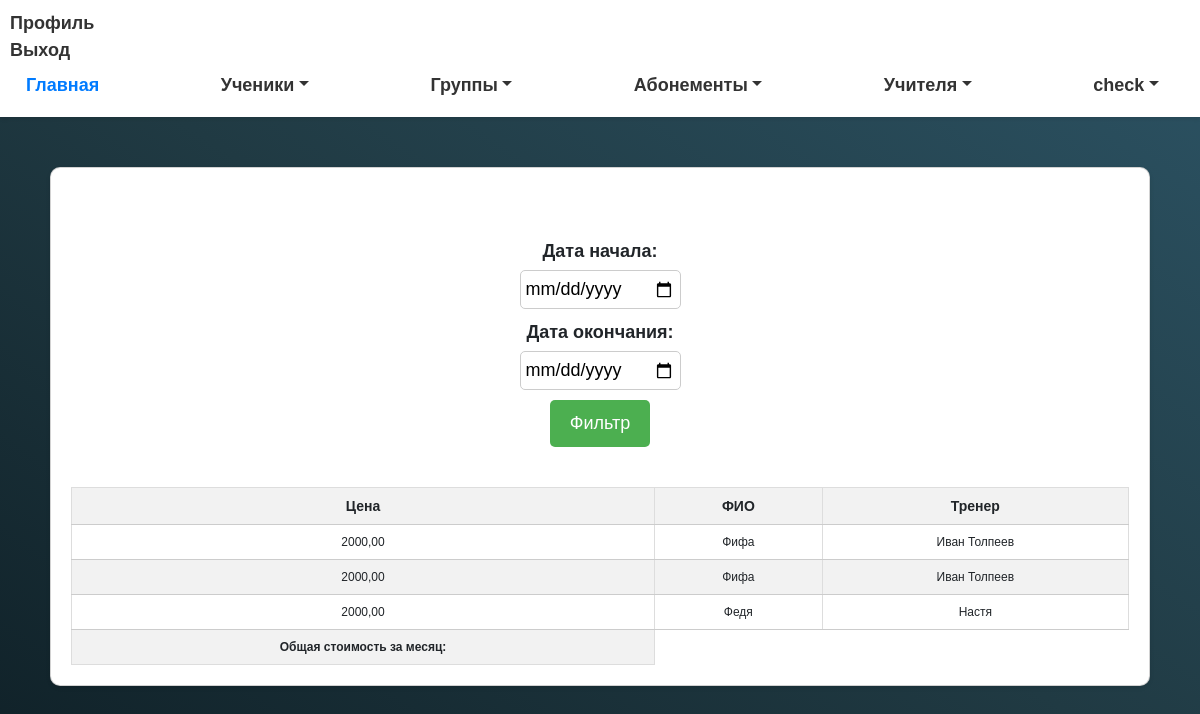
/check/ (signed in), run on an earlier commit of the app's database.
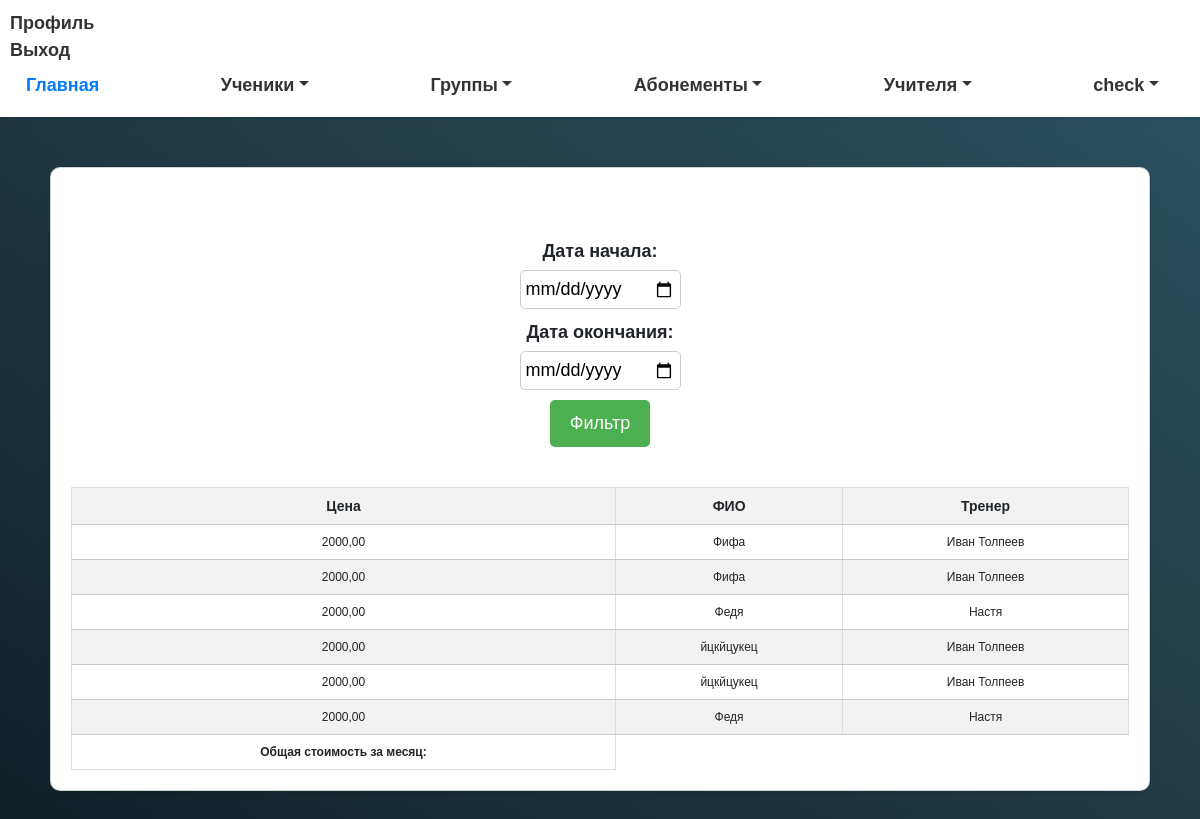
And on a later commit of the database.
### myapp/models.py (models this page shows, shortened)
class Subscription(models.Model):
    group = models.ForeignKey(Group, on_delete=models.CASCADE)
    client = models.ForeignKey(Client, on_delete=models.CASCADE)
    coach = models.ForeignKey(Coach, on_delete=models.CASCADE)
    lessons_count = models.IntegerField()
    attendance = models.BooleanField(default=False)
    price = models.DecimalField(max_digits=10, decimal_places=2)  # Добавляем поле для стоимости абонемента
    comment = models.TextField(blank=True, null=True)
    button_highlighted = models.BooleanField(default=False)
    date = models.DateTimeField(default=timezone.now)  # Добавляем поле для даты создания

class Client(models.Model):
    full_name = models.CharField(max_length=255)
    birth_date = models.DateField()
    phone_number = models.CharField(max_length=20)
    parent_name = models.CharField(max_length=255)
    address = models.CharField(max_length=255, default='Unknown Address')  # Add a default value here
    card_number = models.CharField(max_length=100, unique=True)
    group_obj = models.ForeignKey('Group', on_delete=models.CASCADE, null=True, blank=True)
    date_joined = models.DateField()

class Coach(models.Model):
    full_name = models.CharField(max_length=255)
    phone_number = models.CharField(max_length=20)
    students = models.ManyToManyField(Client, null=True, blank=True)
    groupqs = models.ManyToManyField(Group, related_name='coach_groupqs', null=True, blank=True)

### myapp/views.py (the view)
# urls.py: path('check/', check, name='check'),
@login_required
def check(request):
    subscriptions = Subscription.objects.all()
    start_date = request.GET.get('start_date')
    end_date = request.GET.get('end_date')
    if start_date and end_date:
        subscriptions = subscriptions.filter(date__range=[start_date, end_date])
        total_price = subscriptions.aggregate(total_price=Sum('price'))['total_price']
        return render(request, 'check.html', {'subscriptions': subscriptions,
                                              'total_price': total_price})
    else:
        return render(request, 'check.html', {'subscriptions': subscriptions})

### myapp/templates/check.html
{% extends 'base.html' %}
{% block content %}
<div class="container">
    <div class="card" style="padding: 20px; border-radius: 10px; box-shadow: 0 2px 4px rgba(0,0,0,0.1);">
        <form method="get" style="margin-bottom: 20px;">
            <label for="start_date" style="display: block; margin-bottom: 5px;">Дата начала:</label>
            <input type="date" name="start_date" style="padding: 5px; border: 1px solid #ccc; border-radius: 5px; margin-bottom: 10px;">
            <label for="end_date" style="display: block; margin-bottom: 5px;">Дата окончания:</label>
            <input type="date" name="end_date" style="padding: 5px; border: 1px solid #ccc; border-radius: 5px; margin-bottom: 10px;">
            <button type="submit" style="padding: 10px 20px; background-color: #4CAF50; color: white; border: none; border-radius: 5px; cursor: pointer;">Фильтр</button>
        </form>
        <table style="width: 100%; border-collapse: collapse; margin-top: 20px;">
            <thead>
                <tr>
                    <th style="border-bottom: 1px solid #ccc;">Цена</th>
                    <th style="border-bottom: 1px solid #ccc;">ФИО</th>
                    <th style="border-bottom: 1px solid #ccc;">Тренер</th>
                </tr>
            </thead>
            <tbody>
                {% for subscription in subscriptions %}
                    <tr>
                        <td style="padding: 10px; border-bottom: 1px solid #ccc;">{{ subscription.price }}</td>
                        <td style="padding: 10px; border-bottom: 1px solid #ccc;">{{ subscription.client.full_name }}</td>
                        <td style="padding: 10px; border-bottom: 1px solid #ccc;">{{ subscription.coach.full_name }}</td>
                    </tr>
                {% endfor %}
                <tr>
                    <td style="padding: 10px;"><strong>Общая стоимость за месяц:</strong> {{ total_price }}</td>
                </tr>
            </tbody>
        </table>
    </div>
</div>
{% endblock %}

What changed in the data, as far as the page shows it:
added Subscription: price "2000,00", client.full_name "йцкйцукец", coach.full_name "Иван Толпеев"
added Subscription: price "2000,00", client.full_name "йцкйцукец", coach.full_name "Иван Толпеев"
added Subscription: price "2000,00", client.full_name "Федя", coach.full_name "Настя"
